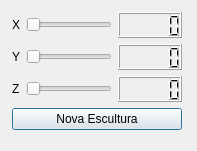
<?xml version="1.0" encoding="UTF-8"?>
<ui version="4.0">
 <class>Dimensao</class>
 <widget class="QDialog" name="Dimensao">
  <property name="geometry">
   <rect>
    <x>0</x>
    <y>0</y>
    <width>197</width>
    <height>151</height>
   </rect>
  </property>
  <property name="windowTitle">
   <string>Dialog</string>
  </property>
  <widget class="QWidget" name="layoutWidget">
   <property name="geometry">
    <rect>
     <x>12</x>
     <y>12</y>
     <width>170</width>
     <height>118</height>
    </rect>
   </property>
   <layout class="QVBoxLayout" name="verticalLayout">
    <item>
     <layout class="QHBoxLayout" name="horizontalLayout">
      <item>
       <widget class="QLabel" name="label">
        <property name="text">
         <string>X</string>
        </property>
       </widget>
      </item>
      <item>
       <widget class="QSlider" name="horizontalSlider_DimensaoX">
        <property name="orientation">
         <enum>Qt::Horizontal</enum>
        </property>
       </widget>
      </item>
      <item>
       <widget class="QLCDNumber" name="lcdNumber_DimensaoX"/>
      </item>
     </layout>
    </item>
    <item>
     <layout class="QHBoxLayout" name="horizontalLayout_2">
      <item>
       <widget class="QLabel" name="label_2">
        <property name="text">
         <string>Y</string>
        </property>
       </widget>
      </item>
      <item>
       <widget class="QSlider" name="horizontalSlider_DimensaoY">
        <property name="orientation">
         <enum>Qt::Horizontal</enum>
        </property>
       </widget>
      </item>
      <item>
       <widget class="QLCDNumber" name="lcdNumber_DimensaoY"/>
      </item>
     </layout>
    </item>
    <item>
     <layout class="QHBoxLayout" name="horizontalLayout_3">
      <item>
       <widget class="QLabel" name="label_3">
        <property name="text">
         <string>Z</string>
        </property>
       </widget>
      </item>
      <item>
       <widget class="QSlider" name="horizontalSlider_DimensaoZ">
        <property name="orientation">
         <enum>Qt::Horizontal</enum>
        </property>
       </widget>
      </item>
      <item>
       <widget class="QLCDNumber" name="lcdNumber_DimensaoZ"/>
      </item>
     </layout>
    </item>
    <item>
     <widget class="QPushButton" name="pushButton_NovaEscultura">
      <property name="text">
       <string>Nova Escultura</string>
      </property>
     </widget>
    </item>
   </layout>
  </widget>
 </widget>
 <resources/>
 <connections>
  <connection>
   <sender>horizontalSlider_DimensaoZ</sender>
   <signal>sliderMoved(int)</signal>
   <receiver>lcdNumber_DimensaoZ</receiver>
   <slot>display(int)</slot>
   <hints>
    <hint type="sourcelabel">
     <x>109</x>
     <y>97</y>
    </hint>
    <hint type="destinationlabel">
     <x>179</x>
     <y>98</y>
    </hint>
   </hints>
  </connection>
  <connection>
   <sender>horizontalSlider_DimensaoY</sender>
   <signal>sliderMoved(int)</signal>
   <receiver>lcdNumber_DimensaoY</receiver>
   <slot>display(int)</slot>
   <hints>
    <hint type="sourcelabel">
     <x>109</x>
     <y>66</y>
    </hint>
    <hint type="destinationlabel">
     <x>179</x>
     <y>67</y>
    </hint>
   </hints>
  </connection>
  <connection>
   <sender>horizontalSlider_DimensaoX</sender>
   <signal>sliderMoved(int)</signal>
   <receiver>lcdNumber_DimensaoX</receiver>
   <slot>display(int)</slot>
   <hints>
    <hint type="sourcelabel">
     <x>109</x>
     <y>23</y>
    </hint>
    <hint type="destinationlabel">
     <x>179</x>
     <y>22</y>
    </hint>
   </hints>
  </connection>
 </connections>
</ui>
